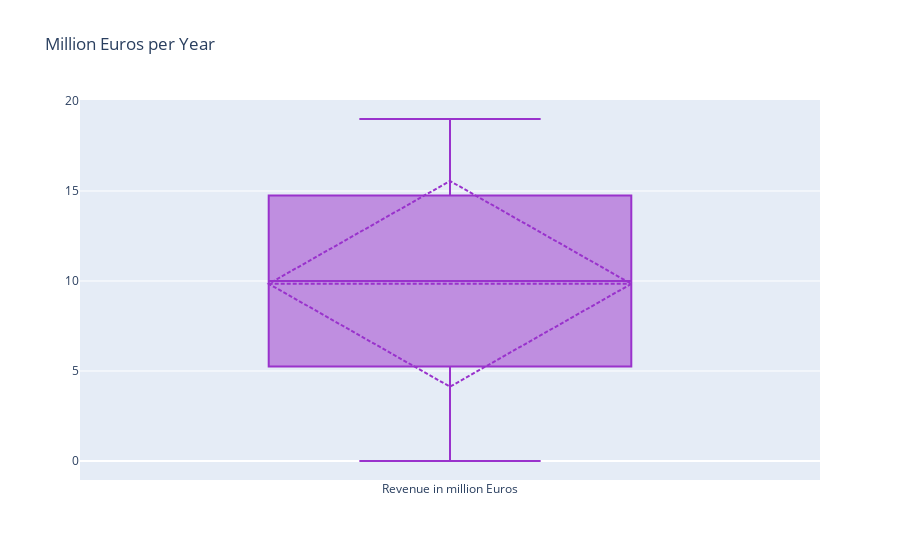

Write notebook code for a chart like this one.
### Code cell
fig = go.Figure()
fig.add_trace(go.Box(y=box.index,
                     boxmean='sd', # mean and SD visible on plot
                     marker_color="darkorchid",
                     name='Revenue in million Euros'))
fig.update_layout(title="Million Euros per Year")
fig.show()

### Figure 1 — Plotly figure (JSON) as saved in the notebook; plotly's stock layout.template omitted (floating-point values rounded to 4 significant figures)
{"data": [{"boxmean": "sd", "marker": {"color": "darkorchid"}, "name": "Revenue in million Euros", "type": "box", "y": [0, 1, 2, 4, 5, 6, 7, 8, 9, 10, 11, 12, 13, 14, 15, 16, 17, 18, 19]}], "layout": {"title": {"text": "Million Euros per Year"}}}
